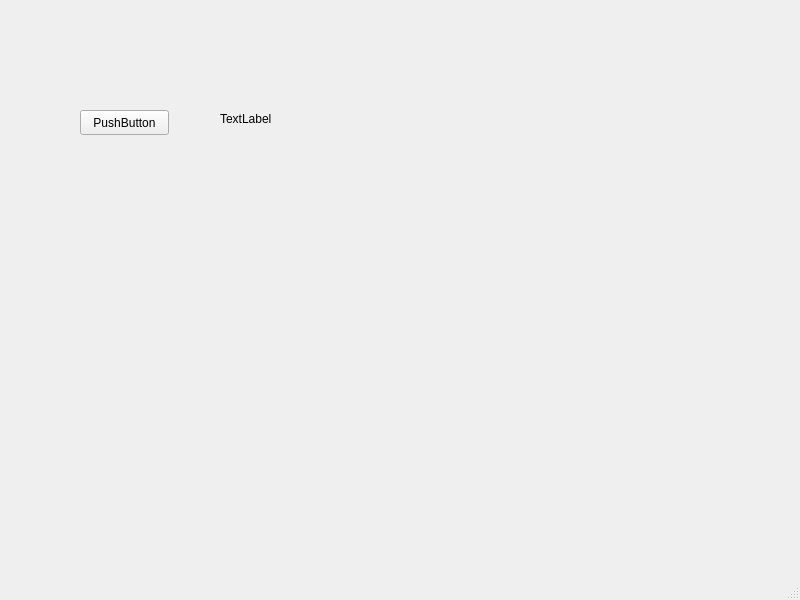
<?xml version="1.0" encoding="UTF-8"?>
<ui version="4.0">
 <class>MainWindow</class>
 <widget class="QMainWindow" name="MainWindow">
  <property name="geometry">
   <rect>
    <x>0</x>
    <y>0</y>
    <width>800</width>
    <height>600</height>
   </rect>
  </property>
  <property name="windowTitle">
   <string>MainWindow</string>
  </property>
  <widget class="QWidget" name="centralwidget">
   <widget class="QPushButton" name="pushButton">
    <property name="geometry">
     <rect>
      <x>80</x>
      <y>110</y>
      <width>89</width>
      <height>25</height>
     </rect>
    </property>
    <property name="text">
     <string>PushButton</string>
    </property>
   </widget>
   <widget class="QLabel" name="label">
    <property name="geometry">
     <rect>
      <x>220</x>
      <y>110</y>
      <width>261</width>
      <height>17</height>
     </rect>
    </property>
    <property name="text">
     <string>TextLabel</string>
    </property>
   </widget>
  </widget>
  <widget class="QMenuBar" name="menubar">
   <property name="geometry">
    <rect>
     <x>0</x>
     <y>0</y>
     <width>800</width>
     <height>22</height>
    </rect>
   </property>
  </widget>
  <widget class="QStatusBar" name="statusbar"/>
 </widget>
 <resources/>
 <connections/>
</ui>
